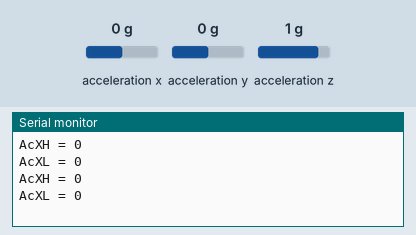
This sketch was run on a simulated Arduino Uno, built with avr-gcc and run on an emulated ATmega328P. Parts: the last lines printed to the serial monitor. Wiring (inferred from the names in the program): MPU-6050 motion sensor at I2C address 0x68. Inputs (shaded band) come from the test bench; at power-on: acceleration x 0 g, acceleration y 0 g, acceleration z 1 g.

Above: at 1.8 s.
1.9 s: acceleration x set to -1.4 g
At 2.8 s:
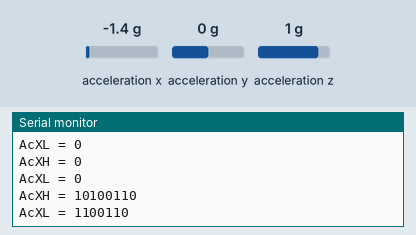
3.4 s: acceleration x set to -0.8 g
At 4.7 s:
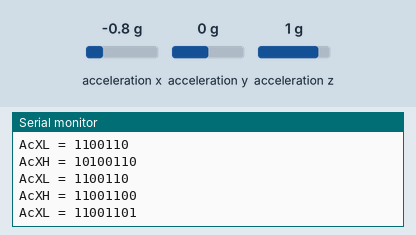
Timing chart, 0 to 6.4 s (numbered marks = the images above; inputs shaded):
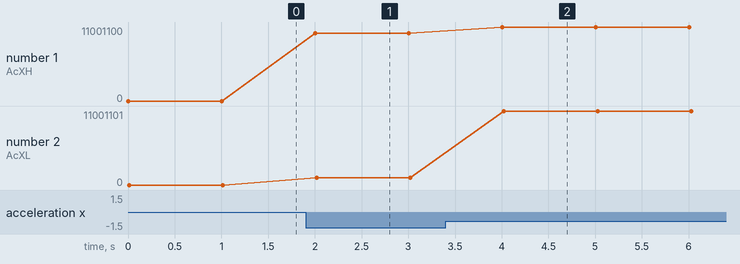

The sketch:

0_logic_analyzer_test2.ino
```cpp
// MPU6050 can be as a accelerometer, gyro, magnetomete and altimeter
// in gy-521 can also be used to measure temperature
// MPU6050 using I2C communication

#include <Wire.h>

// check datasheet 6.4
const int MPU_addr = 0x68;  // I2C address of MPU-6050
//int16_t AcX, AcY, AcZ, Temp, GyX, GyY, GyZ;
int16_t AcXH, AcXL; // ACCEL_XOUT_H, ACCEL_XOUT_L

void setup() {
  // put your setup code here, to run once:
  Wire.begin();
  Wire.beginTransmission(MPU_addr);

  // check MPU6050 register map page 8
  Wire.write(0x6B);   // PWR_MGMT_1 register

  // check MPU6050 register map page40
  Wire.write(0);  // set to zero to wake up MPU-6050 and clear up all the settings before
  Wire.endTransmission(true);   // true: tranmission finished
  Serial.begin(9600);
}

void loop() {
  // put your main code here, to run repeatedly:

  // the register accelerometer, gyro and temperature are all read-only
  Wire.beginTransmission(MPU_addr);
  // ACCEL_XOUT_H, accelerometer measurement
  // starting with register 0x38 (register 59)
  Wire.write(0x3B);   // check register map 4.17
  Wire.endTransmission(false);  // restart transmission -> Wire.beginTransmission(MPU_addr);

  // request 2 bytes Acceleration
  Wire.requestFrom(MPU_addr, 2, true); // true: stop sending message after the request, false: restart

  AcXH=Wire.read(); // 0x3B (ACCEL_XOUT_H) & 0x3C (ACCEL_XOUT_L)
  AcXL=Wire.read();
  /*
  AcY=Wire.read()<<8|Wire.read();  // 0x3D (ACCEL_YOUT_H) & 0x3E (ACCEL_YOUT_L)
  AcZ=Wire.read()<<8|Wire.read();  // 0x3F (ACCEL_ZOUT_H) & 0x40 (ACCEL_ZOUT_L)
  Temp=Wire.read()<<8|Wire.read();  // 0x41 (TEMP_OUT_H) & 0x42 (TEMP_OUT_L), check register map 4.18
  GyX=Wire.read()<<8|Wire.read();  // 0x43 (GYRO_XOUT_H) & 0x44 (GYRO_XOUT_L)
  GyY=Wire.read()<<8|Wire.read();  // 0x45 (GYRO_YOUT_H) & 0x46 (GYRO_YOUT_L)
  GyZ=Wire.read()<<8|Wire.read();  // 0x47 (GYRO_ZOUT_H) & 0x48 (GYRO_ZOUT_L), check register map 4.19
  */

  Serial.print("AcXH = "); Serial.println(AcXH, BIN);
  Serial.print("AcXL = "); Serial.println(AcXL, BIN);
  /**
  Serial.print(" | AcY = "); Serial.println(AcY);
  Serial.print(" | AcZ = "); Serial.print(AcZ);
  Serial.print(" | Tmp = "); Serial.print(Temp/340.00+36.53);  // check register map 4.18
  Serial.print(" | GyX = "); Serial.print(GyX);
  Serial.print(" | GyY = "); Serial.println(GyY);
  Serial.print(" | GyZ = "); Serial.println(GyZ);
  **/
  delay(1000);

}
```

Measured:
- after the input at 1.9 s, the serial monitor: prints a new line after 0.10 s (image 1)
- after the input at 3.4 s, the serial monitor: prints a new line after 0.61 s (image 2)
- plotted number 1: 0 → 10100110 after the input at 1.9 s, 10100110 → 11001100 after the input at 3.4 s
- plotted number 2: 0 → 1100110 after the input at 1.9 s, 1100110 → 11001101 after the input at 3.4 s
